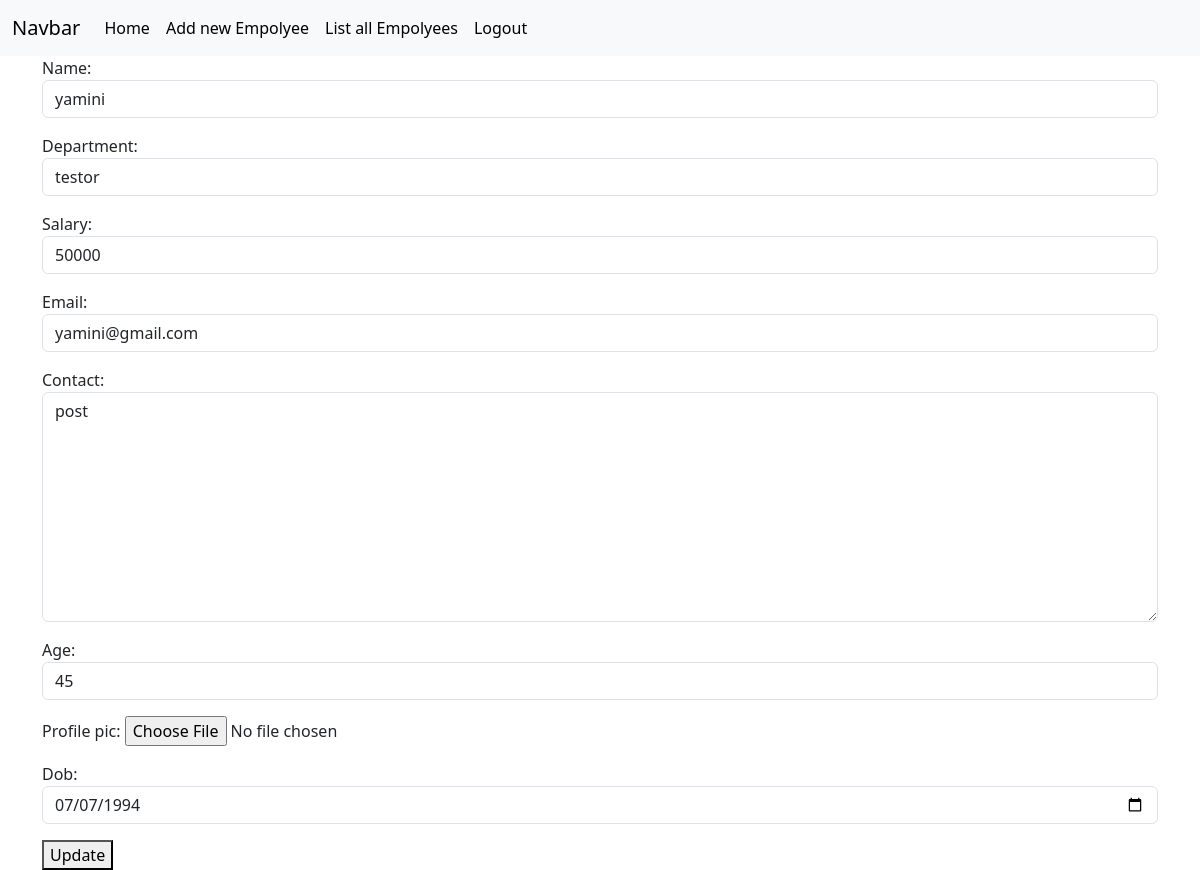
Screenshot of /empolyees/4/change (signed in) with the database file from the repository.
### crm/models.py (models this page shows, shortened)
class Empolyees(models.Model):
    name=models.CharField(max_length=200)
    department=models.CharField(max_length=200)
    salary=models.PositiveBigIntegerField()
    email=models.EmailField(unique=True)
    contact=models.CharField(null=True,max_length=200,blank=True)
    age=models.PositiveBigIntegerField()
    profile_pic=models.ImageField(upload_to="image",null=True,blank=True)
    dob=models.DateField(null=True,blank=True)

### crm/views.py (the view, shortened to what this page needs)
# urls.py: path('empolyees/<int:pk>/change',views.EmpolyeeUpdateView.as_view(),name="emp-edit"),
@method_decorator(signin_required,name="dispatch")
class EmpolyeeUpdateView(View):
    def get (self,request,*args,**kwargs):
        id=kwargs.get("pk")
        obj=Empolyees.objects.get(id=id)
        form=EmpolyeeModelForm(instance=obj)
        return render(request,"emp_update.html",{"form":form})

### crm/forms.py
class EmpolyeeModelForm(forms.ModelForm):
    class Meta:
        model=Empolyees
        fields="__all__"
        widgets={
            "name":forms.TextInput(attrs={"class":"form-control"}),
            "department":forms.TextInput(attrs={"class":"form-control"}),
            "salary":forms.NumberInput(attrs={"class":"form-control"}),
            "email":forms.EmailInput(attrs={"class":"form-control"}),
            "age":forms.NumberInput(attrs={"class":"form-control"}),
            "contact":forms.Textarea(attrs={"class":"form-control","rows":9}),
            "dob":forms.DateInput(attrs={"class":"form-control","type":"date"})
        }

### crm/views.py (called while the page is built)
def signin_required(fn):
    def wrapper(request,*args,**kwargs):
        if not request.user.is_authenticated:
            messages.error(request,"invalid session")
            return redirect("signin")
        else:
            return fn(request,*args,**kwargs)
    return wrapper

### crm/templates/emp_update.html (shortened to what this page needs)
{%extends 'base_page.html'%}
{%block body_block%}
<div class="container">
    <form action="" method="post" enctype="multipart/form-data">
          {{form.as_p}}
          <button type="submit">Update</button>
    </form>
</div>
{%endblock%}

### rows the page displays
Empolyees: name "yamini", department "testor", salary "50000", email "yamini@gmail.com", contact "post", age "45", dob "07/07/1994"
